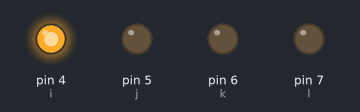
The sketch below on a simulated Arduino Uno, built with avr-gcc and run on an emulated ATmega328P. On the bench: output pins drawn as LEDs (lit = HIGH).

Above: at 0.5 s.
At 4.5 s:
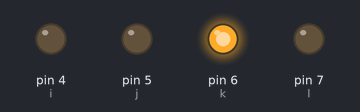
At 6.5 s:
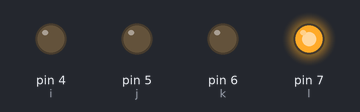
At 7.5 s:
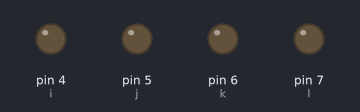
At 14.5 s:
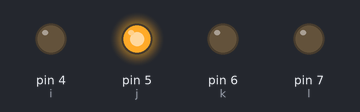
Timing chart, 0 to 15.6 s (numbered marks = the images above):
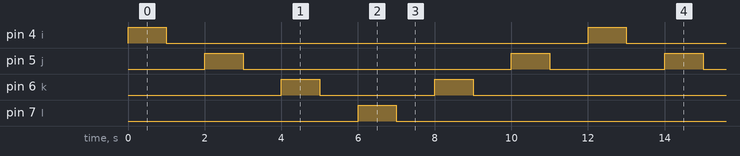

Measured:
- by itself, pin 4 (i), pin 7 (l): alternates HIGH for 1.0 s and LOW for 11.0 s
- by itself, pin 5 (j): repeats every 12.0 s: LOW 7.0 s, HIGH 1.0 s, LOW 3.0 s, HIGH 1.0 s
- by itself, pin 6 (k): repeats every 12.0 s: LOW 3.0 s, HIGH 1.0 s, LOW 7.0 s, HIGH 1.0 s

The sketch:

sheet_1_Q2.ino
```cpp
int i=4 , j=5 , k=6 , l=7;

void setup() {
  pinMode (i,OUTPUT);
  pinMode (j,OUTPUT);
  pinMode (k,OUTPUT);
  pinMode (l,OUTPUT);
}

void loop() {
 digitalWrite(i,HIGH);
 delay(1000);
 digitalWrite(i,LOW);
 delay(1000);
 digitalWrite(j,HIGH);
 delay(1000);
 digitalWrite(j,LOW);
 delay(1000);
 digitalWrite(k,HIGH);
 delay(1000);
 digitalWrite(k,LOW);
 delay(1000);
 digitalWrite(l,HIGH);
 delay(1000);
 digitalWrite(l,LOW);
 delay(1000);
 digitalWrite(k,HIGH);
 delay(1000);
 digitalWrite(k,LOW);
 delay(1000);
 digitalWrite(j,HIGH);
 delay(1000);
 digitalWrite(j,LOW);
 delay(1000);
}
```
